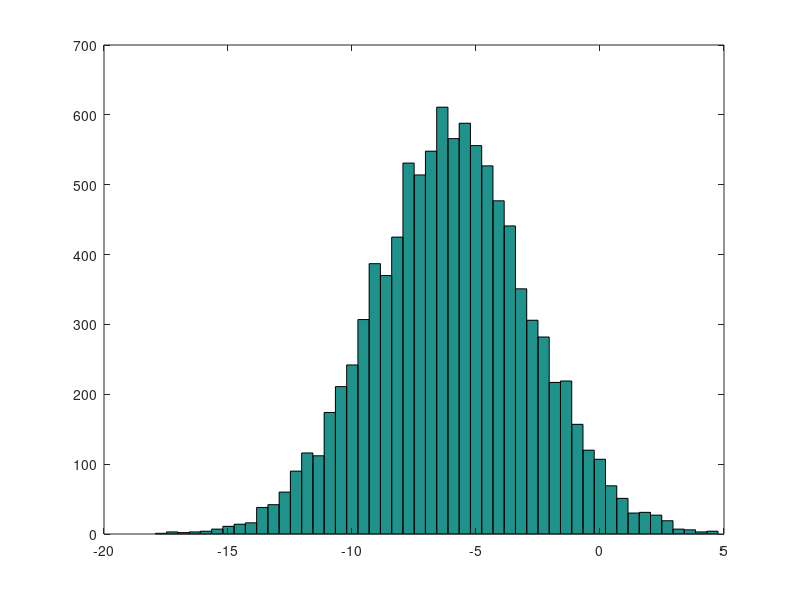

MATLAB code for this plot:
% Generar matrices con numeros randomicos
v = rand(4,5);
display(v)

vv = randn(5,6);
display(vv)

%Generar un histograma Gaussiano
w = -6 + sqrt(10)*(randn(1,10000))
hist(w)
hist(w,50)

